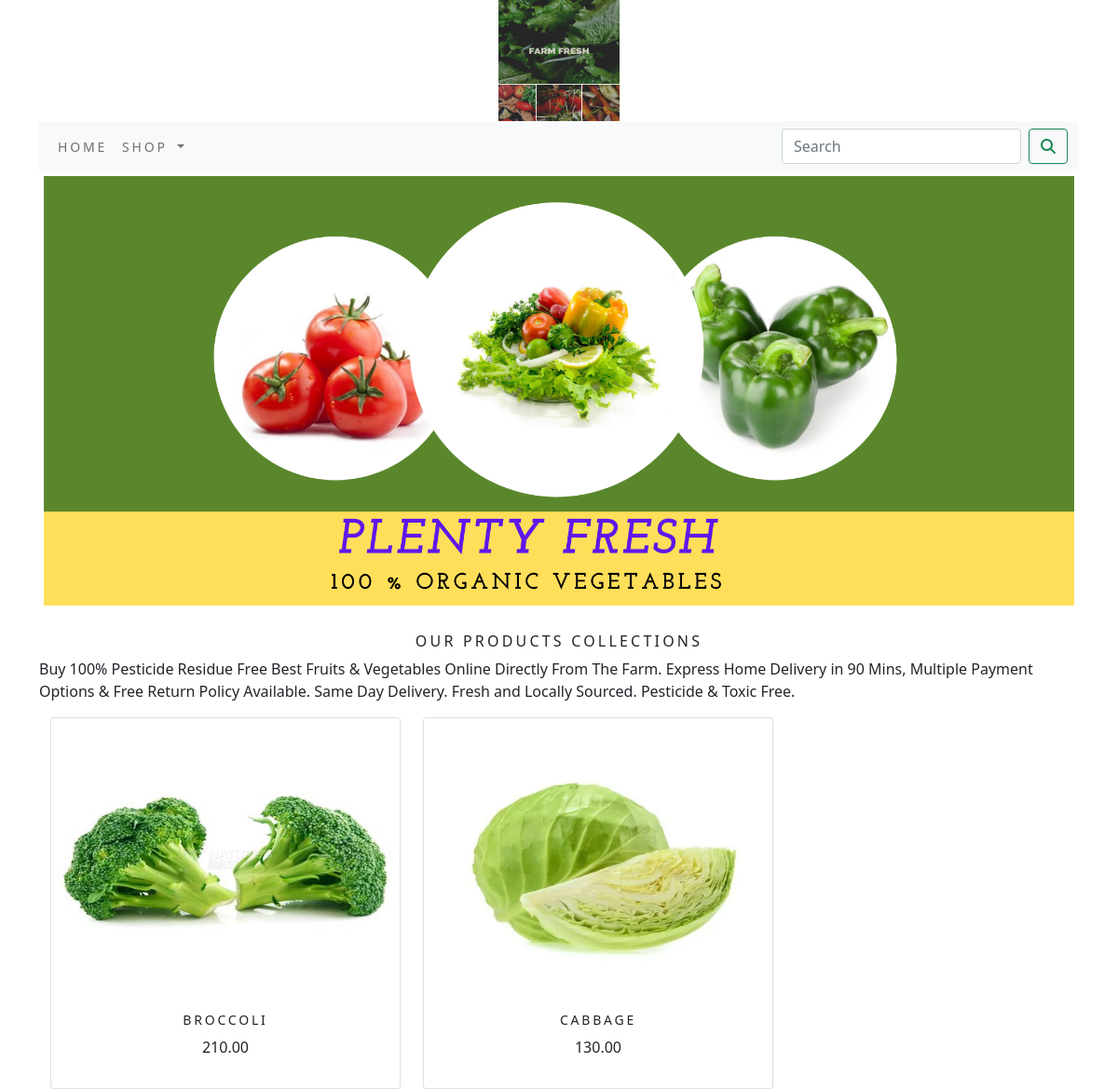
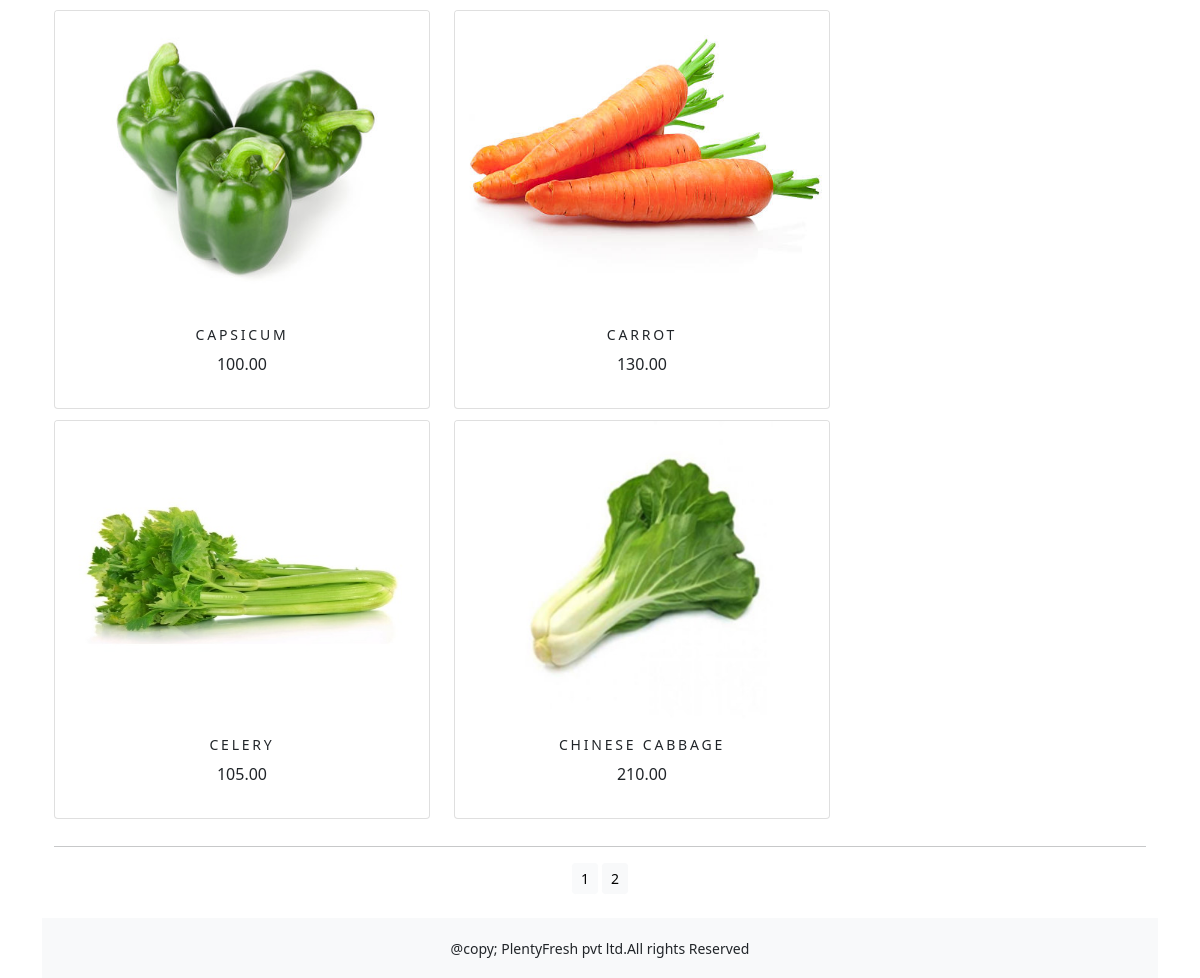
The app's page /site_app/ with its own data (2 pictures, top to bottom).
### site_app/models.py (models this page shows, shortened)
class Product(models.Model):
    name=models.CharField(max_length=250,unique=True)
    slug=models.SlugField(max_length=250,unique=True)
    description=models.TextField(blank=True)
    price=models.DecimalField(max_digits=10,decimal_places=2)
    category=models.ForeignKey(Category,on_delete=models.CASCADE)
    image=models.ImageField(upload_to='product', blank=True)
    stock=models.IntegerField()
    available=models.BooleanField(default=True)
    created=models.DateTimeField(auto_now_add=True)
    updated=models.DateTimeField(auto_now=True)
    def get_url(self):
        return reverse('site_app:prodCatdetail',args=[self.category.slug,self.slug])
    class Meta:
        ordering = ('name',)
        verbose_name = 'product'
        verbose_name_plural = 'products'

### site_app/views.py (the view)
# urls.py: path('', views.allProdCat,name='allProdCat'),
def allProdCat(request,c_slug=None):
    c_page=None
    products_list=None
    if c_slug!=None:
        c_page=get_object_or_404(Category,slug=c_slug)
        products_list=Product.objects.all().filter(category=c_page,available=True)
    else:
        products_list=Product.objects.all().filter(available=True)
    paginator=Paginator(products_list,6)
    try:
        page=int(request.GET.get('page','1'))
    except:
        page=1
    try:
        products=paginator.page(page)
    except(EmptyPage,InvalidPage):
        products=paginator.page(paginator.num_pages)
    return render(request,"category.html",{'category':c_page,'products':products})

### cart/context_processors.py (called while the page is built)
def counter(request):
    item_count=0
    if 'admin' in request.path:
        return {}
    else:
        try:
            cart=Cart.objects.filter(cart_id=_cart_id(request))
            cart_items=CartItem.objects.all().filter(cart=cart[:1])
            for cart_item in cart_items:
                item_count += cart_item.quantity
        except Cart.DoesNotexist:
            item_count=0
    return dict(item_count=item_count)

### cart/views.py (called while the page is built)
def _cart_id(request):
    cart=request.session.session_key
    if not cart:
        cart=request.session.create()
    return cart

### site_app/context_processors.py (called while the page is built)
def menu_links(request):
    links=Category.objects.all()
    return dict(links=links)

### site_app/models.py (called while the page is built)
    def get_url(self):
        return reverse('site_app:product_by_category',args=[self.slug])

### templates/category.html (shortened to what this page needs)
{% extends 'base.html' %}
{% load static %}
{% block content %}
<div class="mx-auto">
    {% if category %}
       <img class="my_image" src="{{category.image.url}}" alt="{{category.name}}">
</div>
   <br>
<div>
       <h1 class="text-center my_title">{{category.name}}</h1>
       <p class="text-justify">{{category.description}}</p>
</div>
   {% else %}
<div>
<img class="my_image my_image_padding" src="{% static 'img/banner.png' %}" alt="our products">
</div>
<br>
<div>
      <h1 class="text-center my_title">our Products collections</h1>
      <p class="text-justify">Buy 100% Pesticide Residue Free Best Fruits & Vegetables Online Directly From The Farm. Express Home Delivery in 90 Mins, Multiple Payment Options & Free Return Policy Available. Same Day Delivery. Fresh and Locally Sourced. Pesticide & Toxic Free.</p>
</div>
    {% endif %}
<div class="container">
    <div class="row mx_auto">
        {% for product in products.object_list %}
        <div class="my_bottom_margin col-9 col-sm-12 col-md-4 col-lg-4" style="height:400px;width:400px;">
            <div class="card text-center" style="min-width:18rem;">
                <a href="{{product.get_url}}"><img class="card-img-top my_image" src="{{product.image.url}}" style="width:100%;height:300px;" alt="{{product.name}}"></a>
                <div class="card-body">
                   <h4>{{product.name}}</h4>
                   <p>{{product.price}}</p>
                </div>
            </div>
        </div>
        {% endfor %}
    </div>
    <div class="mx-auto">
        {% if products.paginator.num_pages > 1 %}
        <hr>
        <div class="text-center">
            {% for pg in products.paginator.page_range %}
             <a href="?page={{pg}}" class="btn btn-light btn-sm {% if products.number == pg %} active {% endif %}">{{pg}}</a>
            {% endfor %}
        </div>
        {% endif %}
    </div>
    <br>
</div>
{% endblock %}

### templates/base.html (shortened to what this page needs)
{% load static %}
<!DOCTYPE html>
<html lang="en">
<head>
    <link rel="stylesheet" href="{% static 'css/custom.css' %}">
    <link href="{% static 'css/bootstrap.min.css' %}" rel="stylesheet">
</head>
<body>
<div class="container">
{% include 'header.html' %}
{% include 'navbar.html' %}
{% block content %}
{% endblock %}
    </div>
{% include 'footer.html' %}
</body>
</html>

### templates/header.html
{% load static %}
<header>
    <center>
        <a href="{url 'site_app:allProdCat' %}"></a><img src="{% static 'img/logo.png' %}" alt="logimage" width="130px;" height="130px;">
    </center>
</header>

### templates/navbar.html (shortened to what this page needs)
<nav class="navbar navbar-expand-lg navbar-light bg-light">
  <div class="container-fluid">
    <div class="collapse navbar-collapse" id="navbarSupportedContent">
      <ul class="navbar-nav me-auto mb-2 mb-lg-0">
        <li class="nav-item">
          <a class="nav-link" href="#">Home</a>
        </li>
        <li class="nav-item dropdown {% if 'site_app' in request.path %} active {% endif %}">
          <a class="nav-link dropdown-toggle" href="#" id="navbarDropdown" role="button" data-bs-toggle="dropdown" aria-expanded="false">
            Shop
          </a>
        </li>
      </ul>
      <form class="d-flex" action="{% url 'search_app:SearchResult' %}" method="get">
        <input class="form-control me-2" type="search" placeholder="Search" name="q" aria-label="Search">
        <button class="btn btn-outline-success" type="submit"><i class="fa fa-search"></i></button>
      </form>
    </div>
  </div>
</nav>

### templates/footer.html
<div class="footer navbar-fixed-bottom  my_footer">
    <p class="text-center">@copy; PlentyFresh pvt ltd.All rights Reserved</p>
</div>

### static/css/custom.css (style rules this page uses)
body { font-family: 'Roboto', sans-serif; }
.nav-item { letter-spacing: .2em; font-size: 14px; text-transform: uppercase; }
.my_footer { background-color:#f8f9fa; height:60px; }
.my_footer p { padding-top:20px; font-size:14px; }
.my_image { width:100%; height:auto; }
.my_title { font-size:16px; text-transform:uppercase; letter-spacing:.2em; }
.my_image_padding { padding:5px; }
.my_bottom_margin { margin-bottom:10px; }
.card-body h4 { font-size:14px; text-transform:uppercase; letter-spacing: .2em; }

### records on screen
Product: image (picture), name "BROCCOLI", price "210.00"
Product: image (picture), name "CABBAGE", price "130.00"
Product: image (picture), name "CAPSICUM", price "100.00"
Product: image (picture), name "CARROT", price "130.00"
Product: image (picture), name "CELERY", price "105.00"
Product: image (picture), name "CHINESE CABBAGE", price "210.00"

### other values on screen
{{ pg }} "1" "2"
